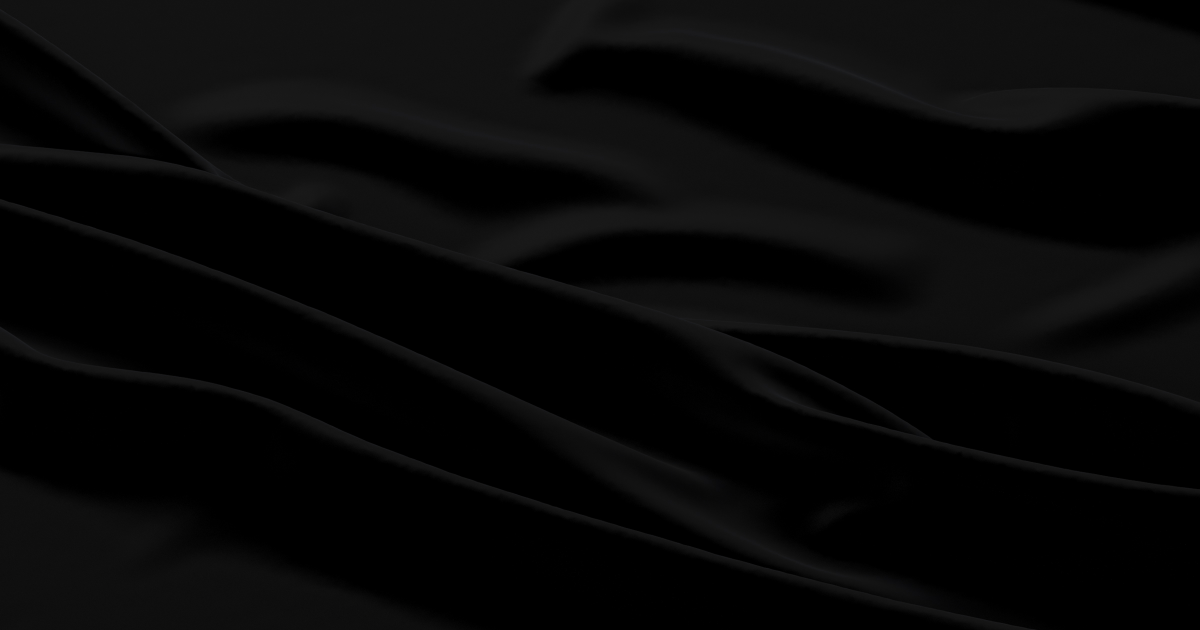
#> input picture replacement/black.jpg, 2400 x 1260 px, given in place of IMG_4726.jpg, which was not available (shown at 1/2 size)
$ jupyter execute --allow-errors Photo-Pixelate.ipynb   (shell and % lines are left out)   (text cells are left out)
#> lines starting #> are read from the running program, lines starting #| are printed output that depends on the picture; pictures that were not available may be replaced by others from this repository, and a replacement may not be noted
[cell 1]
from datetime import datetime
import functools
from matplotlib import pyplot as plt
import numpy as np
import os
from PIL import Image
from PIL import ImageEnhance
import random

[cell 2]
target_width = 72
target_height = 48
operation = "euclidean"

target_path = "../input/IMG_4726.jpg"
output_path = "../output/"

[cell 3]
replacement_width = 50
replacement_height = 50
# proximity = 10
frequency = 5
max_number_of_uses = 10
max_saturation_adjustment = 2
min_saturation_adjustment = 0.6
brightness_adjustment = 0.15
# kernel_size = 1

replacement_path = "../replacement"

[cell 4]
class PixelImage:
    _resolution = (50, 50) # (width, height)
    _min_saturation_adjust = 1 # does not effect image
    _max_saturation_adjust = 1 # does not effect image
    _brightness_adjust = 0 # does not effect image
    _max_number_of_uses = 100000 # too many to worry about
    _operation = "euclidean"

    def __init__(self, image):
        self._image_key = 0
        self._image = image
        self._process_image()
        self.last_used_count = -100 # initialized value
        self.number_of_uses = PixelImage._max_number_of_uses

    @classmethod
    def load_parameters(self, width=None, height=None, min_saturation_adjust=None, max_saturation_adjust=None,
                        brightness_adjust=None, max_number_of_uses=None, operation=None):
        if width is not None and height is not None:
            PixelImage._resolution = (width, height)
        if min_saturation_adjust is not None and max_saturation_adjust is not None:
            PixelImage._min_saturation_adjust = min_saturation_adjust
            PixelImage._max_saturation_adjust = max_saturation_adjust
        if brightness_adjust is not None:
            PixelImage._brightness_adjust = brightness_adjust
        if max_number_of_uses is not None:
            PixelImage._max_number_of_uses = max_number_of_uses
        if operation is not None:
            PixelImage._operation = operation

    def key_compare(self, pixel):
        if (self._operation == "euclidean"):
            return np.linalg.norm(self._image_key - pixel)

    def display(self, is_getting_default=True):
        if is_getting_default:
            plt.imshow(self._image)
        else:
            plt.imshow(self.get_image())

    def get_image(self, is_getting_default=False):
        if is_getting_default:
            return self._image
        else:
            # adjust saturation # TODO: this should probably come after the brightness tbh
            saturation_adjust = random.uniform(self._min_saturation_adjust, self._max_saturation_adjust)
            converter = ImageEnhance.Color(Image.fromarray(self._image))
            img = converter.enhance(saturation_adjust)

            # adjust brightness
            brightness_adjust = 1 + random.uniform(-self._brightness_adjust, self._brightness_adjust)
            return np.clip((np.array(img) * brightness_adjust) / 255, 0, 1)

    def _process_image(self):
        self._image = self._image_transpose_exif(self._image)
        self._image = self._image.resize(self._resolution)
        try:
            self._image = np.array(self._image)[:, :, 0:3]
            self._image_key = self._prepare_key(self._image)
        except:
            print("image failed to load") # TODO: handle black and white images
            self._image = np.array(self._image)
            self._image_key = self._prepare_key(self._image)

    @staticmethod
    def _image_transpose_exif(im):
        """
        Apply Image.transpose to ensure 0th row of pixels is at the visual
        top of the image, and 0th column is the visual left-hand side.
        Return the original image if unable to determine the orientation.

        As per CIPA DC-008-2012, the orientation field contains an integer,
        1 through 8. Other values are reserved.

        Parameters
        ----------
        im: PIL.Image
           The image to be rotated.
        """

        exif_orientation_tag = 0x0112
        exif_transpose_sequences = [                   # Val  0th row  0th col
            [],                                        #  0    (reserved)
            [],                                        #  1   top      left
            [Image.FLIP_LEFT_RIGHT],                   #  2   top      right
            [Image.ROTATE_180],                        #  3   bottom   right
            [Image.FLIP_TOP_BOTTOM],                   #  4   bottom   left
            [Image.FLIP_LEFT_RIGHT, Image.ROTATE_90],  #  5   left     top
            [Image.ROTATE_270],                        #  6   right    top
            [Image.FLIP_TOP_BOTTOM, Image.ROTATE_90],  #  7   right    bottom
            [Image.ROTATE_90],                         #  8   left     bottom
        ]

        try:
            seq = exif_transpose_sequences[im._getexif()[exif_orientation_tag]]
        except Exception:
            return im
        else:
            return functools.reduce(type(im).transpose, seq, im)

    @classmethod
    def _prepare_key(self, image):
        if (self._operation == "euclidean"):
            return self._euclidean(image)

    @staticmethod
    def _euclidean(image):
        image_key = np.array([0, 0, 0])
        for band in image:
            for pixel in band:
                try:
                    image_key += pixel[0:3]
                except:
                    image_key += np.array([pixel, pixel, pixel]) # TODO: handle black and white images
        return image_key / (image.shape[0] * image.shape[1])

[cell 5]
PixelImage.load_parameters(width=replacement_width,
                           height=replacement_height,
                           min_saturation_adjust=min_saturation_adjustment,
                           max_saturation_adjust=max_saturation_adjustment,
                           brightness_adjust=brightness_adjustment,
                           max_number_of_uses=max_number_of_uses,
                           operation=operation)

[cell 6]
default_image = Image.open(target_path)
#> default_image is the input picture: PIL image 2400x1260 RGB; mean R, G, B 7, 7, 7.1
p1 = PixelImage(default_image)
#> in _process_image, `self._image = self._image.resize(self._resolution)`:
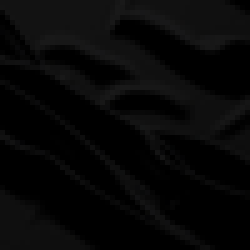
#> self._image: PIL image 50x50 RGB (shown 5 times larger); mean R, G, B 7.1, 7.1, 7.1
#> the loop in _euclidean, `for band in image:` made 50 passes
#> after the loop in _euclidean, `for band in image:`: image_key = [17744, 17748, 17791]
#> in _process_image, `self._image_key = self._prepare_key(self._image)`: self._image_key = [7.1, 7.1, 7.12]
plt.subplot(1, 2, 1)
p1.display()
plt.subplot(1, 2, 2)
p1.display(is_getting_default=False)
#> in get_image, `return np.clip((np.array(img) * brightness_adjust) / 255, 0, 1)`:
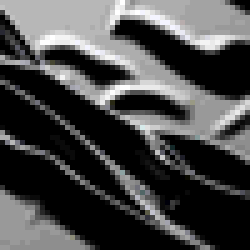
#> returned value: shape (50, 50, 3) float64 (shown 5 times larger); mean of channels 0, 1, 2 0.03, 0.03, 0.0301; drawn with min black and max white
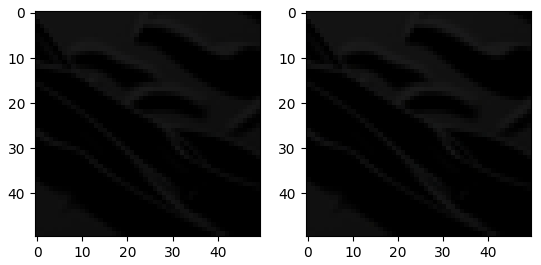
#> figure drawn by matplotlib, 2 panels

[cell 7]
class Pixelator:
    def __init__(self):
        self._white_list_file_types = ['png', 'jpg', 'jpeg', 'bmp', 'ppm']
        self._resolution = (60, 40) # (width, height)
        self._frequency = 0
        self._replacement_images = []
        self._target_image = None
        self._target_image_key = 0
        self.output_image = None

    def load_parameters(self, width=None, height=None, white_list_file_types=None, frequency=None):
        if width is not None and height is not None:
            self._resolution = (width, height)
        if white_list_file_types is not None:
            self._white_list_file_types = white_list_file_types
        if frequency is not None:
            self._frequency = frequency

    def load_replacement_images(self, path):
        print("loading replacement images...", end =" ")
        self.path, directories, files = next(os.walk(path))
        for i in range(len(files)):
            self._attempt_append_image(files[i])
        print("done")

    def plot_gallery_for_replacement_images(self, img_size=None, is_random=True, n_row=3, n_col=6):
        print("plotting replacement images...", end =" ")
        plt.figure(figsize=(1.7 * n_col, 2.3 * n_row))
        plt.subplots_adjust(bottom=0, left=.01, right=.99, top=.90, hspace=.35)
        for i in range(n_row * n_col):
            plt.subplot(n_row, n_col, i + 1)
            if is_random:
                index = random.randint(0, len(self._replacement_images) - 1)
            else:
                index = i
            plt.imshow(self._replacement_images[index].get_image(is_getting_default=True))
            plt.xticks(())
            plt.yticks(())
        print("done")

    def photo_pixelate_target_image(self, target_path):
        list_of_pixel_images = []
        self._target_image = Image.open(target_path)
        self._process_target_image()
        print("target image shape is " + str(self._target_image.shape))
        print("pixelating target image...", end =" ")
        count = 0
        for band in self._target_image:
            for pixel in band:
                count += 1
                list_of_pixel_images.append(self._get_closest_image(pixel, count))
        self._convert_output_to_image(list_of_pixel_images)
        print("done")

    def display(self):
        print("displaying output image...", end =" ")
        if self.output_image is not None:
            plt.imshow(self.output_image)
        print("done")

    def save(self, filename=None):
        print("saving output image...", end =" ")
        pil_image = Image.fromarray(np.uint8(self.output_image * 255))
        if filename is None:
            pil_image.save("output.png")
        else:
            pil_image.save(filename)
        print("done")

    def _attempt_append_image(self, file_name):
        for file_type in self._white_list_file_types:
            if file_type.upper() in file_name.upper():
                image_file_path = self.path + '/' + file_name
                image = Image.open(image_file_path)
                pixel_image = PixelImage(image)
                self._replacement_images.append(pixel_image)

    def _process_target_image(self):
        self._target_image = self._target_image.resize(self._resolution)
        self._target_image = np.array(self._target_image)

    def _get_closest_image(self, pixel, count):
        closest_index = 0
        closest_image = None
        closest_value = 1000000 # ridiculously large number
        for i in range(len(self._replacement_images)):
            pixel_image = self._replacement_images[i]
            value = pixel_image.key_compare(pixel)
            # HACK: this line is way too long
            if value < closest_value and count > self._frequency + pixel_image.last_used_count and pixel_image.number_of_uses > 0:
                closest_image = pixel_image
                closest_value = value
                closest_index = i
        self._replacement_images[closest_index].last_used_count = count
        self._replacement_images[closest_index].number_of_uses -= 1
        return closest_image

    def _convert_output_to_image(self, list_of_pixel_images):
        self.output_image = None
        for r in range(self._resolution[1]):
            band_of_images = None
            for c in range(self._resolution[0]):
                image = list_of_pixel_images[r * self._resolution[0] + c].get_image()
#                 image = list_of_pixel_images[r * self._resolution[0] + c].get_image(is_getting_default=True)
                if band_of_images is None:
                    band_of_images = image
                else:
                    band_of_images = np.concatenate((band_of_images, image), axis=1)
            if self.output_image is None:
                self.output_image = band_of_images
            else:
                self.output_image = np.concatenate((self.output_image, band_of_images), axis=0)

[cell 8]
pixelator = Pixelator()
pixelator.load_parameters(width=target_width, height=target_height, frequency=frequency)
pixelator.load_replacement_images(replacement_path)

[cell 9]
pixelator.plot_gallery_for_replacement_images()
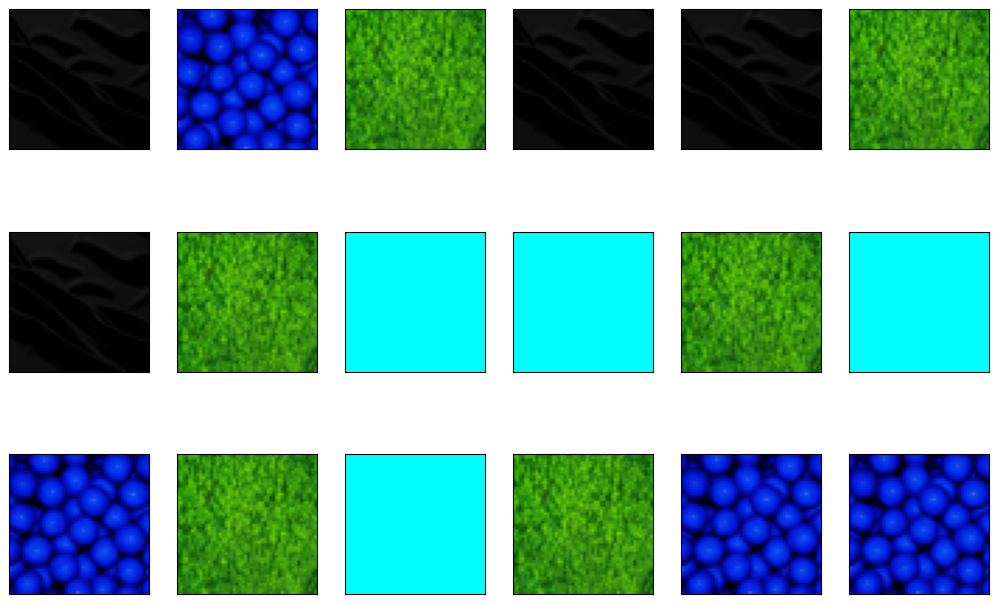
#> figure drawn by matplotlib, 18 panels

#> (a cell that did not finish here is left out)

#> in _process_target_image, `self._target_image = self._target_image.resize(self._resolution)`:
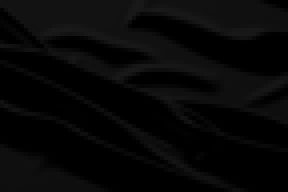
#> self._target_image: PIL image 72x48 RGB (shown 4 times larger); mean R, G, B 7.1, 7.1, 7.1
#| target image shape is (48, 72, 3)
#> the loop in photo_pixelate_target_image, `for band in self._target_image:` made 48 passes
#> the loop in _convert_output_to_image, `for r in range(self._resolution[1]):` made 1 pass
#> pass 1, in get_image (call 21), `img = converter.enhance(saturation_adjust)`:
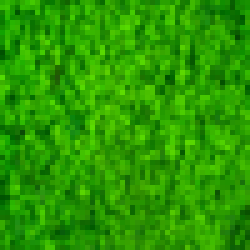
#> img: PIL image 50x50 RGB (shown 5 times larger); mean R, G, B 40.3, 153.2, 0.5
#> pass 1, in get_image (call 22), `img = converter.enhance(saturation_adjust)`:
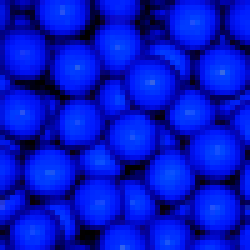
#> img: PIL image 50x50 RGB (shown 5 times larger); mean R, G, B 1, 20.1, 199.9
#> pass 1, in get_image (call 23), `img = converter.enhance(saturation_adjust)`:
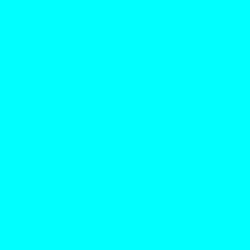
#> img: PIL image 50x50 RGB (shown 5 times larger); mean R, G, B 0, 255, 255
#> after the loop in _convert_output_to_image, `for r in range(self._resolution[1]):`:
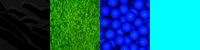
#> band_of_images: shape (50, 200, 3) float64; mean of channels 0, 1, 2 0.0431, 0.41, 0.457; drawn as R, G, B
pixelator.display()

[cell 11]
pil_image = Image.open(target_path)
pil_image = pil_image.resize((target_width, target_height))
plt.imshow(pil_image)

[cell 12]
now = datetime.now() # current date and time
date_time = now.strftime("%m/%d/%Y, %H:%M:%S")
filename = date_time.replace('/','|').replace(':','-') + ".png"
#> (the rest of this cell did not finish here and is left out)
